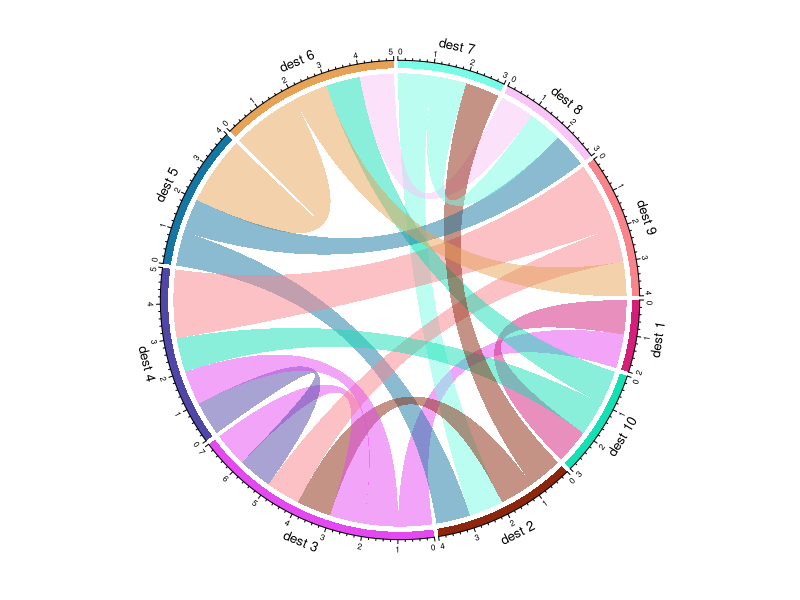

The R script that drew this image: (Note: this script raises an error after producing the figure.)
# Create an edge list: a list of connections between 10 origin nodes, and 10 destination nodes:
origin <- paste0("dest ", sample(c(1:10), 20, replace = T))
destination <- paste0("dest ", sample(c(1:10), 20, replace = T))
data <- data.frame(origin, destination)
head(data)

# Transform input data in a adjacency matrix
adjacencyData <- with(data, table(origin, destination))

# Charge the circlize library
library(circlize)
head(adjacencyData)
# Make the circular plot
chordDiagram(adjacencyData, transparency = 0.5)

df_chord <- word_cooccurences
df_chord <- df_chord[!(df_chord$term1 == "youth" | df_chord$term2 == "youth"),]

df_chord <- reshape2::dcast(df_chord, term1~term2)[, -1]
df_chord[is.na(df_chord)] <- 0
df_chord <- as.matrix(df_chord)
rownames(df_chord) <- colnames(df_chord)
plot(1:length(table(df_chord)), table(df_chord))
df_chord[df_chord < 4] <- 0
chordDiagram(df_chord, transparency = 0.5)

chordDiagram(df_chord, annotationTrack = "grid", #grid.col = grid.col, 
             preAllocateTracks = list(track.height = max(strwidth(unlist(dimnames(df_chord))))))
# we go back to the first track and customize sector labels
circos.track(track.index = 1, panel.fun = function(x, y) {
  circos.text(CELL_META$xcenter, CELL_META$ylim[1], CELL_META$sector.index, 
              facing = "clockwise", niceFacing = TRUE, adj = c(0, 0.5))
}, bg.border = NA) # here set bg.border to NA is a
